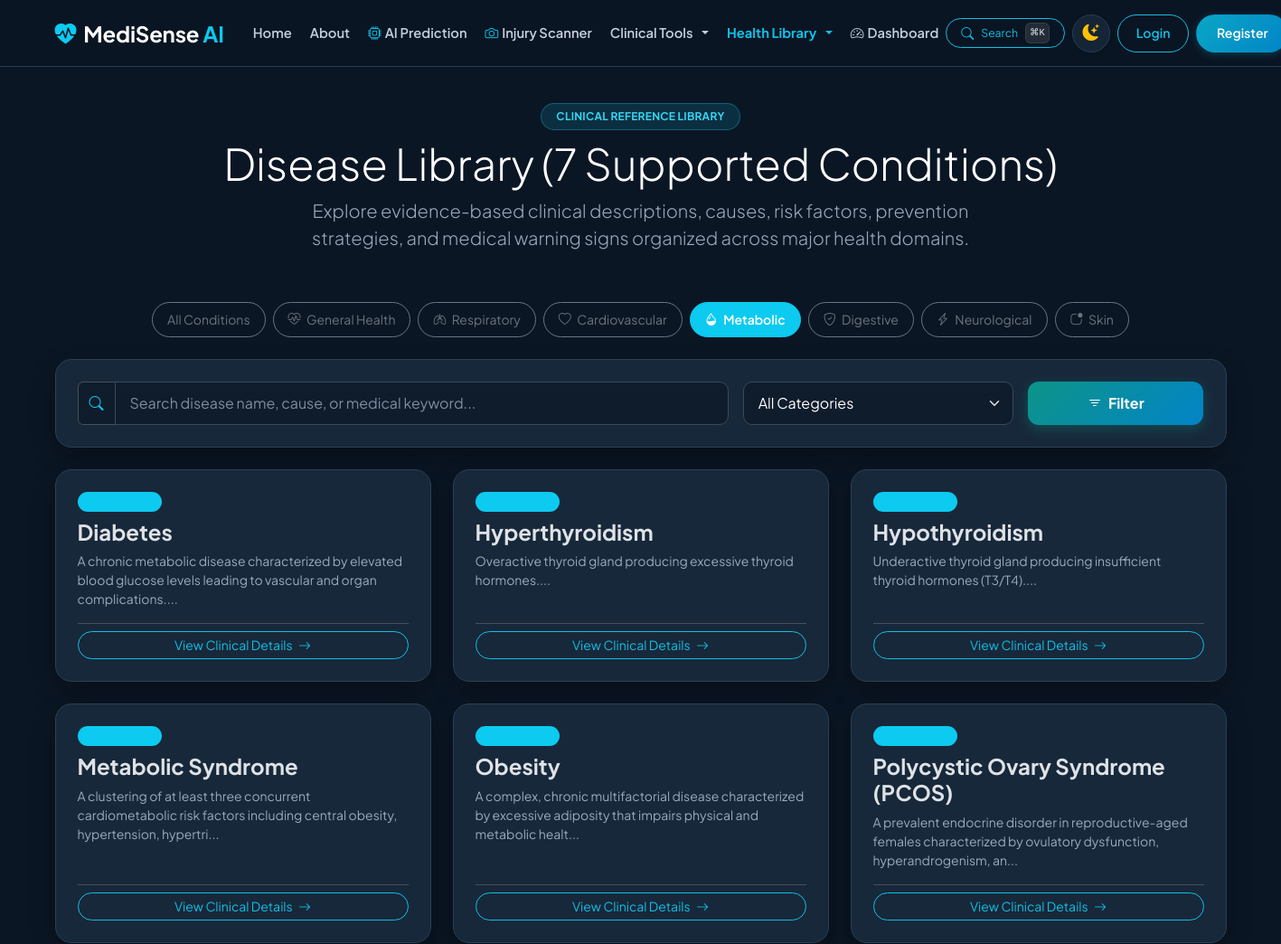
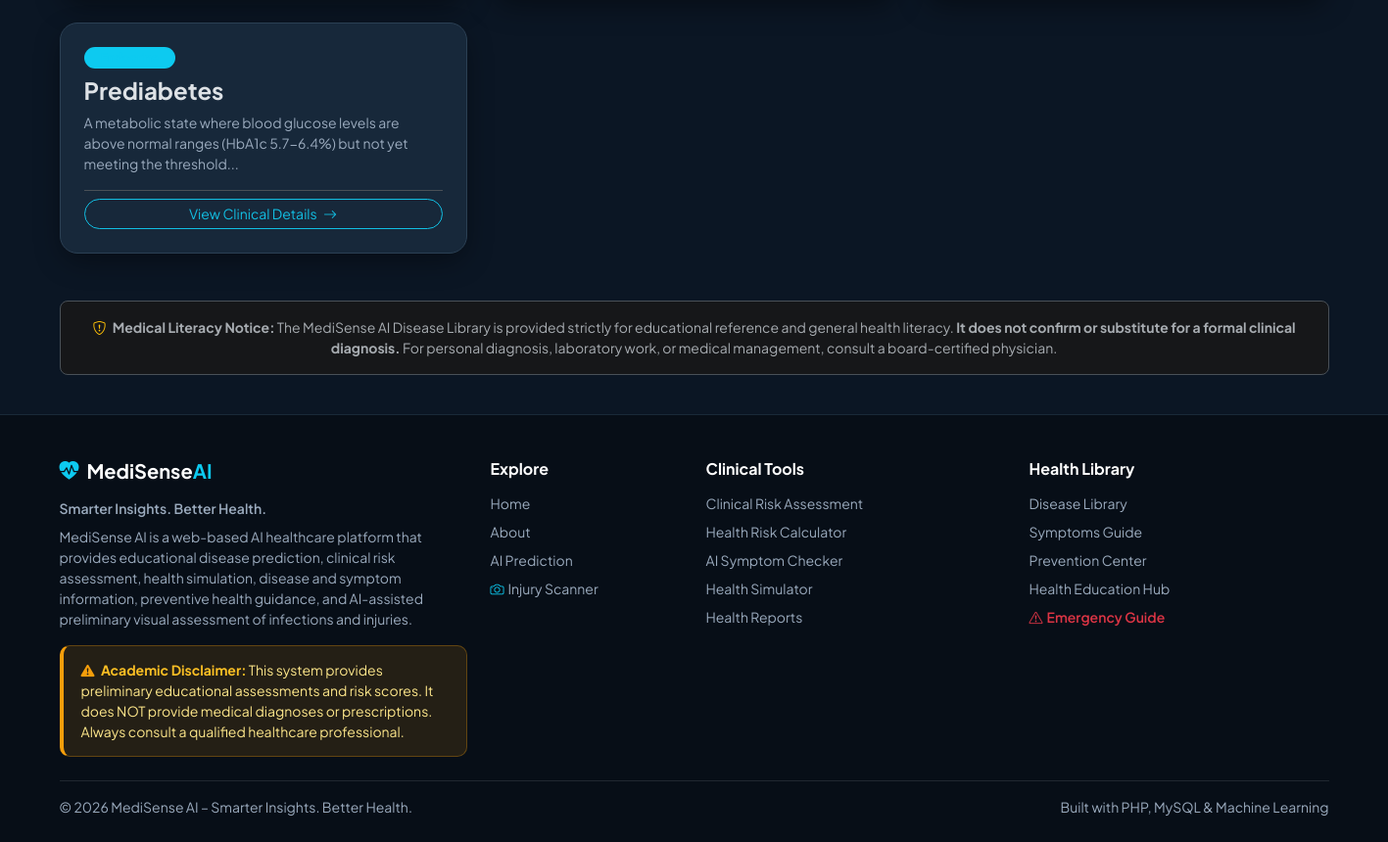
The app's page /diseases.php?category=Metabolic with its own data (2 pictures, top to bottom).
### tables this page shows
CREATE TABLE `diseases` (
  `id` INT AUTO_INCREMENT PRIMARY KEY,
  `name` VARCHAR(100) NOT NULL UNIQUE,
  `category` VARCHAR(100) NOT NULL,
  `short_description` TEXT NOT NULL,
  `causes` TEXT NOT NULL,
  `risk_factors` TEXT NOT NULL,
  `prevention` TEXT NOT NULL,
  `management` TEXT NOT NULL,
  `when_to_seek_care` TEXT NOT NULL,
  INDEX `idx_diseases_category` (`category`),
  INDEX `idx_diseases_name` (`name`)
);

### includes/functions.php (called while the page is built, shortened)
<?php
function sanitize($data) {
    return htmlspecialchars(trim($data), ENT_QUOTES, 'UTF-8');
}

### diseases.php (the view, shortened to what this page needs)
<?php
require_once __DIR__ . '/includes/header.php';
require_once __DIR__ . '/includes/functions.php';
$pdo = get_db_connection();
$search = isset($_GET['search']) ? trim($_GET['search']) : '';
$category = isset($_GET['category']) ? trim($_GET['category']) : '';
$diseases = [];
if ($pdo) {
    try {
        $sql = "SELECT * FROM diseases WHERE 1=1";
        $params = [];
        if ($category !== '') {
            if ($category === 'Metabolic') {
                $sql .= " AND (category = 'Endocrine' OR category = 'Metabolic')";
            } elseif ($category === 'Digestive') {
                $sql .= " AND (category = 'Gastrointestinal' OR category = 'Digestive')";
            } elseif ($category === 'Skin') {
                $sql .= " AND (category = 'Dermatological' OR category = 'Skin')";
            } else {
                $sql .= " AND category LIKE ?";
                $params[] = "%$category%";
            }
        }
        $sql .= " ORDER BY name ASC";
        $stmt = $pdo->prepare($sql);
        $stmt->execute($params);
        $diseases = $stmt->fetchAll();
    } catch (PDOException $e) {
        $diseases = [];
    }
}
?>
<div class="row py-3">
    <div class="col-lg-12 text-center mb-4">
        <span class="badge hero-badge px-3 py-2 rounded-pill fw-bold mb-2">CLINICAL REFERENCE LIBRARY</span>
        <h1 class="display-5 fw-extrabold mb-2">Disease Library (<?= count($diseases) ?> Supported Conditions)</h1>
        <p class="lead text-muted mx-auto" style="max-width: 800px;">
            Explore evidence-based clinical descriptions, causes, risk factors, prevention strategies, and medical warning signs organized across major health domains.
        </p>
    </div>
</div>
<div class="d-flex flex-wrap justify-content-center gap-2 mb-4">
    <a href="diseases.php" class="btn btn-sm rounded-pill px-3 py-2 <?= empty($category) && empty($search) ? 'btn-info text-white' : 'btn-outline-secondary' ?>">
        All Conditions
    </a>
    <a href="diseases.php?category=General%20Health" class="btn btn-sm rounded-pill px-3 py-2 <?= $category === 'General Health' ? 'btn-info text-white' : 'btn-outline-secondary' ?>">
        <i class="bi bi-heart-pulse me-1"></i> General Health
    </a>
    <a href="diseases.php?category=Respiratory" class="btn btn-sm rounded-pill px-3 py-2 <?= $category === 'Respiratory' ? 'btn-info text-white' : 'btn-outline-secondary' ?>">
        <i class="bi bi-lungs me-1"></i> Respiratory
    </a>
    <a href="diseases.php?category=Cardiovascular" class="btn btn-sm rounded-pill px-3 py-2 <?= $category === 'Cardiovascular' ? 'btn-info text-white' : 'btn-outline-secondary' ?>">
        <i class="bi bi-heart me-1"></i> Cardiovascular
    </a>
    <a href="diseases.php?category=Metabolic" class="btn btn-sm rounded-pill px-3 py-2 <?= $category === 'Metabolic' ? 'btn-info text-white' : 'btn-outline-secondary' ?>">
        <i class="bi bi-droplet-half me-1"></i> Metabolic
    </a>
    <a href="diseases.php?category=Digestive" class="btn btn-sm rounded-pill px-3 py-2 <?= $category === 'Digestive' ? 'btn-info text-white' : 'btn-outline-secondary' ?>">
        <i class="bi bi-shield-check me-1"></i> Digestive
    </a>
    <a href="diseases.php?category=Neurological" class="btn btn-sm rounded-pill px-3 py-2 <?= $category === 'Neurological' ? 'btn-info text-white' : 'btn-outline-secondary' ?>">
        <i class="bi bi-lightning-charge me-1"></i> Neurological
    </a>
    <a href="diseases.php?category=Skin" class="btn btn-sm rounded-pill px-3 py-2 <?= $category === 'Skin' ? 'btn-info text-white' : 'btn-outline-secondary' ?>">
        <i class="bi bi-app-indicator me-1"></i> Skin
    </a>
</div>
<div class="card-custom p-4 mb-4">
    <form method="GET" action="diseases.php" class="row g-3 align-items-center">
        <div class="col-md-7">
            <div class="input-group">
                <span class="input-group-text bg-card-subtle text-info border"><i class="bi bi-search"></i></span>
                <input type="text" name="search" class="form-control" placeholder="Search disease name, cause, or medical keyword..." value="<?= sanitize($search) ?>">
            </div>
        </div>
        <div class="col-md-3">
            <select name="category" class="form-select">
                <option value="">All Categories</option>
            </select>
        </div>
        <div class="col-md-2">
            <button type="submit" class="btn btn-primary-custom w-100"><i class="bi bi-filter me-1"></i> Filter</button>
        </div>
    </form>
</div>
<div class="row g-4 mb-5">
    <?php if (!empty($diseases)): ?>
        <?php foreach ($diseases as $d): ?>
            <div class="col-md-6 col-lg-4">
                <div class="card-custom p-4 h-100 d-flex flex-column justify-content-between hover-lift">
                    <div>
                        <div class="d-flex justify-content-between align-items-start mb-2">
                            <span class="badge bg-info bg-opacity-15 text-info border border-info border-opacity-25 rounded-pill px-3 py-1 small">
                            </span>
                        </div>
                        <h4 class="fw-bold mb-2 text-body"><?= sanitize($d['name']) ?></h4>
                        <p class="small text-muted mb-3" style="min-height: 60px;">
                            <?= sanitize(substr($d['short_description'], 0, 120)) ?>...
                        </p>
                    </div>
                    <div class="pt-2 border-top">
                        <a href="disease_detail.php?id=<?= $d['id'] ?>" class="btn btn-outline-info rounded-pill btn-sm w-100">
                            View Clinical Details <i class="bi bi-arrow-right ms-1"></i>
                        </a>
                    </div>
                </div>
            </div>
        <?php endforeach; ?>
    <?php endif; ?>
</div>
<div class="alert alert-secondary py-3 px-4 rounded-3 border text-center small">
    <i class="bi bi-shield-exclamation text-warning me-1"></i>
    <strong>Medical Literacy Notice:</strong> The MediSense AI Disease Library is provided strictly for educational reference and general health literacy. <strong>It does not confirm or substitute for a formal clinical diagnosis.</strong> For personal diagnosis, laboratory work, or medical management, consult a board-certified physician.
</div>
<?php require_once __DIR__ . '/includes/footer.php'; ?>

### assets/css/style.css (style rules this page uses)
:root, [data-theme="dark"], [data-bs-theme="dark"] { --accent-primary: #12bfe3; --accent-primary-hover: #0aa6c5; --accent-secondary: #0d9488; --accent-secondary-hover: #0f766e; --accent-teal: #0d9488; --accent-teal-hover: #0f766e; --accent-cyan: #12bfe3; --accent-cyan-hover: #0aa6c5; --accent-blue: #0284c7; --accent-amber: #f59e0b; --accent-rose: #f43f5e; --accent-green: #10b981; --color-danger: #ef4444; --color-warning: #f59e0b; --color-success: #10b981; --color-info: #12bfe3; --accent: #12bfe3; --accent-dark: #0aa6c5; --button-text: #ffffff; --bg-primary: #0b1624; --bg-secondary: #111f30; --bg-card: #17283a; --bg-card-hover: #1c2e42; --bg-card-subtle: #0f1c2b; --bg-input: #0f1c2b; --text-input: #ffffff; --bg-body: #0b1624; --bg-main: #0b1624; --bg-surface: #111f30; --card-bg: #17283a; --card-border: #2b4054; --surface: #17283a; --surface-secondary: #0f1c2b; --border-color: #2b4054; --border-subtle: rgba(255, 255, 255, 0.08); --border-card: #2b4054; --border-input: #334a60; --border-focus: #12bfe3; --text-primary: #ffffff; --text-heading: #ffffff; --text-secondary: #c3cfdd; --text-main: #c3cfdd; --text-muted: #9aaabd; --navbar-bg: rgba(11, 22, 36, 0.94); --navbar-text: #c3cfdd; --footer-bg: #070e17; --footer-heading: #ffffff; --footer-text: #9aaabd; --footer-border: #1a2938; --hero-bg: linear-gradient(135deg, #0b1624 0%, #17283a 55%, #0f3545 100%); --hero-gradient: linear-gradient(135deg, #0b1624 0%, #17283a 55%, #0f3545 100%); --hero-heading: #ffffff; --hero-text: #c3cfdd; --hero-badge-bg: rgba(18, 191, 227, 0.15); --hero-badge-text: #38d3f2; --hero-badge-border: rgba(18, 191, 227, 0.35); --hero-btn-sec-color: #ffffff; --hero-btn-sec-border: rgba(255, 255, 255, 0.35); --hero-btn-sec-hover: rgba(255, 255, 255, 0.12); --shadow: rgba(0, 0, 0, 0.3); --shadow-sm: 0 2px 8px rgba(0, 0, 0, 0.3); --shadow-md: 0 6px 20px rgba(0, 0, 0, 0.4); --shadow-lg: 0 12px 36px rgba(0, 0, 0, 0.55); --shadow-card: 0 10px 30px -5px rgba(0, 0, 0, 0.45); --shadow-elevated: 0 20px 40px -10px rgba(0, 0, 0, 0.6); --tile-bg-unselected: #111f30; --tile-border-unselected: #1f3347; --tile-text-unselected: #9aaabd; --tile-hover-bg: #17283a; --tile-hover-border: #334a60; --tile-bg-selected: linear-gradient(135deg, #0f4c5c 0%, #0c3852 100%); --tile-border-selected: #12bfe3; --tile-text-selected: #ffffff; --tile-shadow-selected: 0 8px 24px -4px rgba(18, 191, 227, 0.4), inset 0 1px 0 rgba(255, 255, 255, 0.35); --tile-indicator-bg: #12bfe3; --tile-indicator-color: #0b1624; }
body { font-family: 'Plus Jakarta Sans', -apple-system, BlinkMacSystemFont, sans-serif; background-color: var(--bg-main); color: var(--text-main); display: flex; flex-direction: column; min-height: 100vh; transition: background-color 0.25s ease, color 0.25s ease; }
h1, h2, h3, h4, h5, h6, .text-heading { color: var(--text-heading); transition: color 0.2s ease; }
.text-muted { color: var(--text-muted) !important; }
.card-custom { background: var(--bg-card); border: 1px solid var(--border-card); border-radius: 18px; box-shadow: var(--shadow-card); color: var(--text-main); transition: transform 0.25s ease, box-shadow 0.25s ease, background-color 0.25s ease, border-color 0.25s ease; }
.hero-badge { background: var(--hero-badge-bg) !important; color: var(--hero-badge-text) !important; border: 1px solid var(--hero-badge-border) !important; font-weight: 700; letter-spacing: 0.02em; }
.form-control, .form-select { background-color: var(--bg-input) !important; border: 1px solid var(--border-input) !important; color: var(--text-heading) !important; border-radius: 10px; padding: 11px 16px; transition: all 0.2s ease; }
.form-control::placeholder { color: var(--text-muted) !important; opacity: 0.8; }
.form-select option { background-color: var(--bg-card); color: var(--text-heading); }
.btn-primary-custom { background: linear-gradient(135deg, #0d9488 0%, #0284c7 100%); color: #ffffff !important; font-weight: 700; border-radius: 12px; border: none; padding: 12px 28px; box-shadow: 0 4px 14px rgba(13, 148, 136, 0.35); transition: all 0.25s ease; }
.btn-info, .btn-primary, .btn-danger, .btn-success { color: #ffffff !important; font-weight: 600; }
.btn-outline-info { border-color: var(--accent-cyan) !important; color: var(--accent-cyan) !important; }
.bg-card-subtle { background-color: var(--bg-card-subtle) !important; }

### records on screen
diseases: name "Diabetes", short_description "A chronic metabolic disease characterized by elevated blood glucose levels leading to vascular and organ complications."
diseases: name "Hyperthyroidism", short_description "Overactive thyroid gland producing excessive thyroid hormones."
diseases: name "Hypothyroidism", short_description "Underactive thyroid gland producing insufficient thyroid hormones (T3/T4)."
diseases: name "Metabolic Syndrome", short_description "A clustering of at least three concurrent cardiometabolic risk factors including central obesity, hypertension, hypertri"
diseases: name "Obesity", short_description "A complex, chronic multifactorial disease characterized by excessive adiposity that impairs physical and metabolic healt"
diseases: name "Polycystic Ovary Syndrome (PCOS)", short_description "A prevalent endocrine disorder in reproductive-aged females characterized by ovulatory dysfunction, hyperandrogenism, an"
diseases: name "Prediabetes", short_description "A metabolic state where blood glucose levels are above normal ranges (HbA1c 5.7-6.4%) but not yet meeting the threshold"

### other values on screen
count($diseases) "7"
